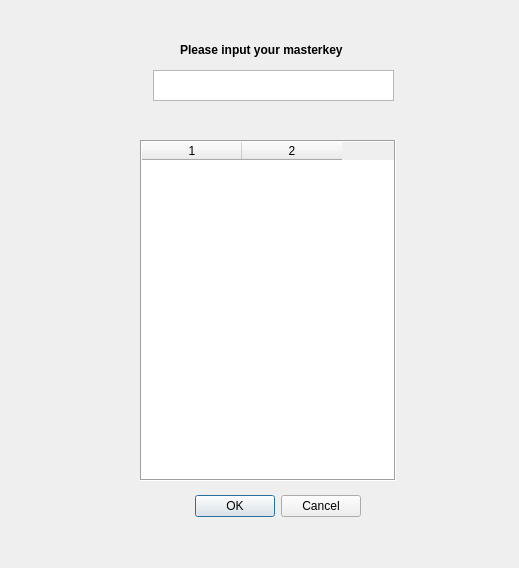
<?xml version="1.0" encoding="UTF-8"?>
<ui version="4.0">
 <class>Dialog</class>
 <widget class="QDialog" name="Dialog">
  <property name="geometry">
   <rect>
    <x>0</x>
    <y>0</y>
    <width>519</width>
    <height>568</height>
   </rect>
  </property>
  <property name="windowTitle">
   <string>Dialog</string>
  </property>
  <widget class="QDialogButtonBox" name="buttonBox">
   <property name="geometry">
    <rect>
     <x>160</x>
     <y>490</y>
     <width>201</width>
     <height>32</height>
    </rect>
   </property>
   <property name="orientation">
    <enum>Qt::Horizontal</enum>
   </property>
   <property name="standardButtons">
    <set>QDialogButtonBox::Cancel|QDialogButtonBox::Ok</set>
   </property>
  </widget>
  <widget class="QTextEdit" name="textEdit">
   <property name="geometry">
    <rect>
     <x>153</x>
     <y>70</y>
     <width>241</width>
     <height>31</height>
    </rect>
   </property>
   <property name="inputMethodHints">
    <set>Qt::ImhNone</set>
   </property>
  </widget>
  <widget class="QLabel" name="label">
   <property name="geometry">
    <rect>
     <x>180</x>
     <y>40</y>
     <width>201</width>
     <height>20</height>
    </rect>
   </property>
   <property name="font">
    <font>
     <weight>75</weight>
     <bold>true</bold>
    </font>
   </property>
   <property name="text">
    <string>Please input your masterkey</string>
   </property>
  </widget>
  <widget class="QTableWidget" name="tableWidget">
   <property name="geometry">
    <rect>
     <x>140</x>
     <y>140</y>
     <width>256</width>
     <height>341</height>
    </rect>
   </property>
   <property name="frameShape">
    <enum>QFrame::Box</enum>
   </property>
   <property name="showGrid">
    <bool>true</bool>
   </property>
   <property name="rowCount">
    <number>0</number>
   </property>
   <property name="columnCount">
    <number>2</number>
   </property>
   <column/>
   <column/>
  </widget>
 </widget>
 <resources/>
 <connections>
  <connection>
   <sender>buttonBox</sender>
   <signal>accepted()</signal>
   <receiver>Dialog</receiver>
   <slot>accept()</slot>
   <hints>
    <hint type="sourcelabel">
     <x>248</x>
     <y>254</y>
    </hint>
    <hint type="destinationlabel">
     <x>157</x>
     <y>274</y>
    </hint>
   </hints>
  </connection>
  <connection>
   <sender>buttonBox</sender>
   <signal>rejected()</signal>
   <receiver>Dialog</receiver>
   <slot>reject()</slot>
   <hints>
    <hint type="sourcelabel">
     <x>316</x>
     <y>260</y>
    </hint>
    <hint type="destinationlabel">
     <x>286</x>
     <y>274</y>
    </hint>
   </hints>
  </connection>
 </connections>
</ui>
